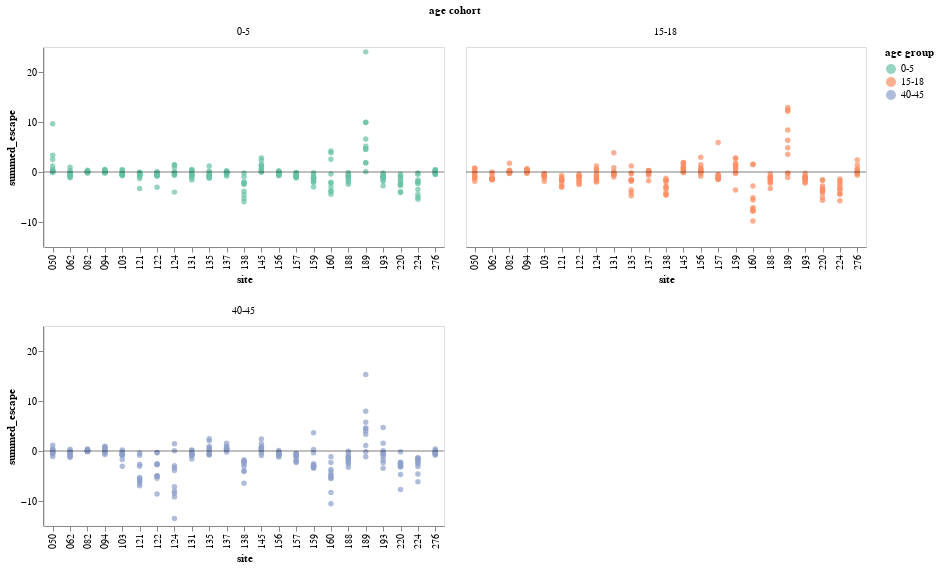

The cell this chart's notebook holds for it:
### Code cell
summed_escape_lineplot = (
    alt.Chart()
    .encode(
        x=alt.X("site", 
                title="site",
               ),
        y=alt.Y(
            "escape_mean",
            title="summed_escape",
        ),
        # color=alt.Color('serum:N', 
        #                 legend=alt.Legend(orient="right", title='sera')
        #                ),
        color=alt.Color('age_group:N', 
                        legend=alt.Legend(orient="right", title='age group')
                       ).scale(scheme='set2'),
        detail='serum',
    )
    .mark_circle(size=30, opacity=0.7)
    .properties(width=400, height=200)
    # .mark_circle(opacity=0.7, size=20))
)

x_axis = alt.Chart(pd.DataFrame({'y': [0]})).mark_rule(opacity=0.5).encode(y='y')

alt.layer(
    summed_escape_lineplot, x_axis, data=full_escape
).facet(
    facet=alt.Facet(
        'age_group:N',
        title='age cohort',
    ),
    columns=2
).configure_axis(
    grid=False
).resolve_axis(
    x='independent'
)

# chart.save('230501_immune_escape_by_age.pdf')

### Figure 1 — Vega-Lite specification as saved in the notebook (floating-point values rounded to 4 significant figures; data arrays with more than 128 entries replaced by an {"elided": "..."} marker saying what was removed)
{"config": {"view": {"continuousWidth": 300, "continuousHeight": 300}, "axis": {"grid": false}}, "data": {"name": "data-4d4dfab1d92f59fefb2059d336d581bd"}, "facet": {"field": "age_group", "title": "age cohort", "type": "nominal"}, "spec": {"layer": [{"mark": {"type": "circle", "opacity": 0.7, "size": 30}, "encoding": {"color": {"field": "age_group", "legend": {"orient": "right", "title": "age group"}, "scale": {"scheme": "set2"}, "type": "nominal"}, "detail": {"field": "serum", "type": "quantitative"}, "x": {"field": "site", "title": "site", "type": "nominal"}, "y": {"field": "escape_mean", "title": "summed_escape", "type": "quantitative"}}}, {"data": {"name": "data-06fd9f850666401b4599de5588b60692"}, "mark": {"type": "rule", "opacity": 0.5}, "encoding": {"y": {"field": "y", "type": "quantitative"}}}], "height": 200, "width": 400}, "columns": 2, "resolve": {"axis": {"x": "independent"}}, "$schema": "https://vega.github.io/schema/vega-lite/v5.6.1.json", "datasets": {"data-4d4dfab1d92f59fefb2059d336d581bd": {"elided": "690 records"}, "data-06fd9f850666401b4599de5588b60692": [{"y": 0}]}}
